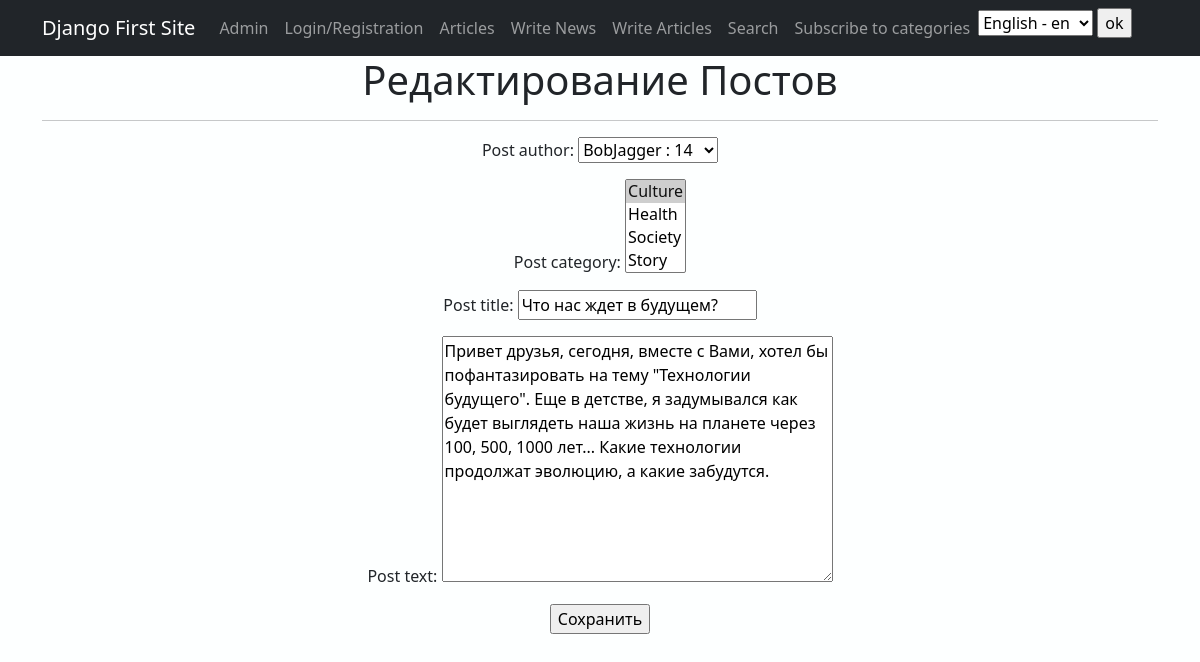
The app's page /news/articles/109/edit/ (signed in) with its own data.
### news/models.py (models this page shows, shortened)
class Post(models.Model):
    news = 'NW'
    article = 'AR'
    CATEGORY_CHOICES = [
        (news, 'Новость'),
        (article, 'Статья')
    ]
    post_author = models.ForeignKey(Author, on_delete=models.CASCADE)
    category_type = models.CharField(max_length=2, choices=CATEGORY_CHOICES,
                                     default=article)
    post_date = models.DateTimeField(auto_now_add=True)
    post_category = models.ManyToManyField(Category, through='PostCategory')
    post_title = models.CharField(max_length=128)
    post_text = models.TextField()
    post_rating = models.SmallIntegerField(default=0)

### news/views.py (the view, shortened to what this page needs)
# urls.py: path('articles/<int:pk>/edit/', ArticleUpdate.as_view(),
class ArticleUpdate(PermissionRequiredMixin, UpdateView):
    permission_required = 'news.add_post'
    form_class = PostForm
    model = Post
    template_name = 'news_edit.html'

### news/forms.py (shortened to what this page needs)
class PostForm(forms.ModelForm):
    class Meta:
        model = Post
        fields = [
            'post_author',
            'post_category',
            'post_title',
            'post_text'
        ]

### news/models.py (called while the page is built)
    def __str__(self):
        return f'{self.author_user.username} : {self.author_rating}'

    def __str__(self):
        return f'{self.category_name}'

### news/templates/news/news_edit.html (shortened to what this page needs)
{% extends 'flatpages/default.html' %}
{% block content %}
<h1>Редактирование Постов</h1>
<hr>
<form action="" method="post">
    {{ form.as_p }}
    <input type="submit" value="Сохранить" />
</form>
{% endblock content %}

### records on screen
Post: post_author "BobJagger : 14", post_title "Что нас ждет в будущем?", post_text "Привет друзья, сегодня, вместе с Вами, хотел бы пофантазировать на тему \"Технологии будущего\". Еще в детстве, я задумывался как будет выглядеть наша жизнь на планете через 100, 500, 1000 лет... Какие технологии продолжат эволюцию, а какие забудутся."

### other values on screen
form field language "English - en"
